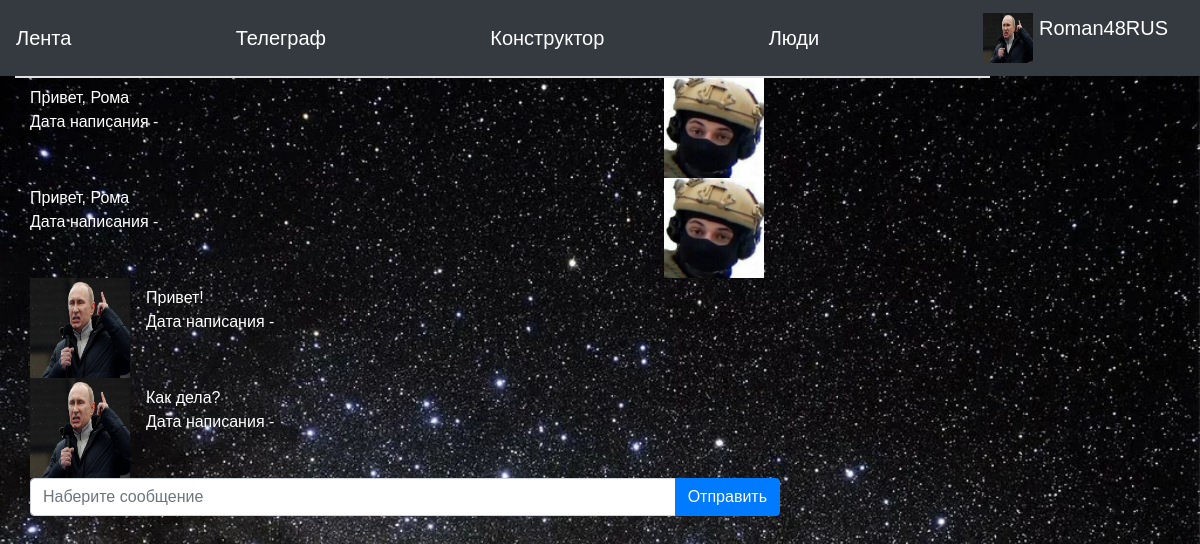
Page /messages/2 (signed in) on the committed database.
### data/users.py (models this page shows, shortened)
class User(SqlAlchemyBase, UserMixin, SerializerMixin):
    __tablename__ = 'users'
    id = sqlalchemy.Column(sqlalchemy.Integer,
                           primary_key=True, autoincrement=True)
    name = sqlalchemy.Column(sqlalchemy.String, nullable=True)
    status = sqlalchemy.Column(sqlalchemy.String, nullable=True)
    email = sqlalchemy.Column(sqlalchemy.String,
                              index=True, unique=True, nullable=True)
    hashed_password = sqlalchemy.Column(sqlalchemy.String, nullable=True)
    created_date = sqlalchemy.Column(sqlalchemy.DateTime,
                                     default=datetime.datetime.now)
    friends = sqlalchemy.Column(sqlalchemy.String, nullable=True)
    avatar = sqlalchemy.Column(sqlalchemy.String,
                               default='/static/img/backgrounds/default.png')
    liked_news = sqlalchemy.Column(sqlalchemy.VARCHAR, nullable=True)
    liked_photos = sqlalchemy.Column(sqlalchemy.VARCHAR, nullable=True)
    background = sqlalchemy.Column(sqlalchemy.String, default='/static/img/backgrounds/default.png')
    theme = sqlalchemy.Column(sqlalchemy.Boolean, default=1)
    albums = sqlalchemy.Column(sqlalchemy.VARCHAR)

### data/messages.py (models this page shows)
class Message(SqlAlchemyBase, SerializerMixin):
    __tablename__ = 'messages'
    id = sqlalchemy.Column(sqlalchemy.Integer, primary_key=True,
                           autoincrement=True)
    text = sqlalchemy.Column(sqlalchemy.String)
    datatime = sqlalchemy.Column(sqlalchemy.DateTime, default=datetime.datetime.now)
    user_to = sqlalchemy.Column(sqlalchemy.Integer,
                                sqlalchemy.ForeignKey("users.id"))
    user_from_id = sqlalchemy.Column(sqlalchemy.Integer, sqlalchemy.ForeignKey("users.id"))

### main.py (the view, shortened to what this page needs)
@app.route('/messages/<user_id>', methods=['GET', 'POST'])
@login_required
def messenger(user_id):
    session = db_session.create_session()
    user = session.query(User).filter(User.id == user_id).first()
    if request.method == "GET":
        messages = session.query(Message).filter(or_(Message.user_from_id == current_user.id,
                                                 Message.user_to == current_user.id))
        return render_template('messenger.html', base=get_base(), messages=messages, user=user)

### main.py
class BaseForm(FlaskForm):
    background = ""
    text_color = 'white'
    back = '#0a0a0a'
    back_color = 'black'
    font_white = "white"
    js_for_files = ""

### data/db_session.py (called while the page is built)
def create_session() -> Session:
    global __factory
    return __factory()

### main.py (called while the page is built)
def get_base():
    base = BaseForm()
    if current_user.is_authenticated:
        base.background = current_user.background
        base.text_color = 'white' if not current_user.theme else 'black'
        base.back = '#0a0a0a' if not current_user.theme else '#f5f5f5'
        base.back_color = 'black' if not current_user.theme else 'white'
    else:
        base.background = ""
        base.text_color = 'black'
        base.back = '#0a0a0a'
        base.back_color = 'white'
    base.js_for_files = url_for("static", filename="js/bs-custom-file-input.js")
    return base

@login_manager.user_loader
def load_user(user_id):
    session = db_session.create_session()
    return session.query(User).get(user_id)

### templates/messenger.html (shortened to what this page needs)
{% extends "base.html" %}
{% block content %}
<div class="col-10 border">
</div>
<form action="" method="post" enctype="multipart/form-data">
    <div class="col-8 overflow-auto">
        {% for elem in messages %}
        {% if elem.user_from_id == current_user.id %}
        <div class="media">
            <a href="/profile/{{current_user.id}}"><img src="{{current_user.avatar}}"
                                                        class="align-self-center mr-3" alt="PEP8"
                                                        width="100"
                                                        height="100"
                                                        title="{{current_user.name}}"></a>
            <div class="media-body md-0">
                <p class="text-break">
                    {{elem.text }} <br>
                    Дата написания - {{elem.date_time}}
                </p>
            </div>
        </div>
        {% else %}
        <div class="media">
            <div class="media-body md-0">
                <p class="text-break">
                    {{elem.text }} <br>
                    Дата написания - {{elem.date_time}}
                </p>
            </div>
            <a href="/profile/{{user.id}}"><img src="{{user.avatar}}"
                                                class="align-self-center mr-3" alt="PEP8"
                                                width="100"
                                                height="100"
                                                title="{{user.name}}"></a>
        </div>
        {% endif %}
        {% endfor %}
    </div>
    <div class="input-group mb-3 col-8">
        <input type="text" class="form-control" placeholder="Наберите сообщение"
               aria-label="Наберите сообщение" aria-describedby="button-addon2" name="text">
        <div class="input-group-append">
            <input class="btn btn-primary" type="submit" value="Отправить">
        </div>
    </div>
</form>
{% endblock %}

### templates/base.html (shortened to what this page needs)
<!doctype html>
<html lang="en">
<head>
    <link rel="stylesheet"
          href="https://stackpath.bootstrapcdn.com/bootstrap/4.4.1/css/bootstrap.min.css"
>
</head>
<body>
<header>
    <nav class="navbar navbar-dark bg-dark">
        <a class="navbar-brand" href="/">Лента</a>
        {% if current_user.is_authenticated %}
        <a class="navbar-brand" href="/messages">Телеграф</a>
        <a class="navbar-brand" href="/construct">Конструктор</a>
        <a class="navbar-brand" href="/people">Люди</a>
        <a class="navbar-brand" href="/profile/{{current_user.id}}">
            <img src={{current_user.avatar}}
                 width="50" height="50"
                 alt="PEP8" class="d-inline-block align-top"> {{current_user.name}}
        </a>
        {% else %}
        <p>
            <a class="btn btn-primary " href="/register">Зарегистрироваться</a>
            <a class="btn btn-success" href="/login">Войти</a>
        </p>
        {% endif %}
    </nav>
</header>
<main role="main" class="container-fluid">
    {% block content %}{% endblock %}
</main>
</body>
</html>

### rows in the picture
User: avatar (picture), name "Roman48RUS"
Message: text "Привет, Рома", avatar (picture)
Message: text "Привет, Рома", avatar (picture)
Message: avatar (picture), text "Привет!"
Message: avatar (picture), text "Как дела?"
